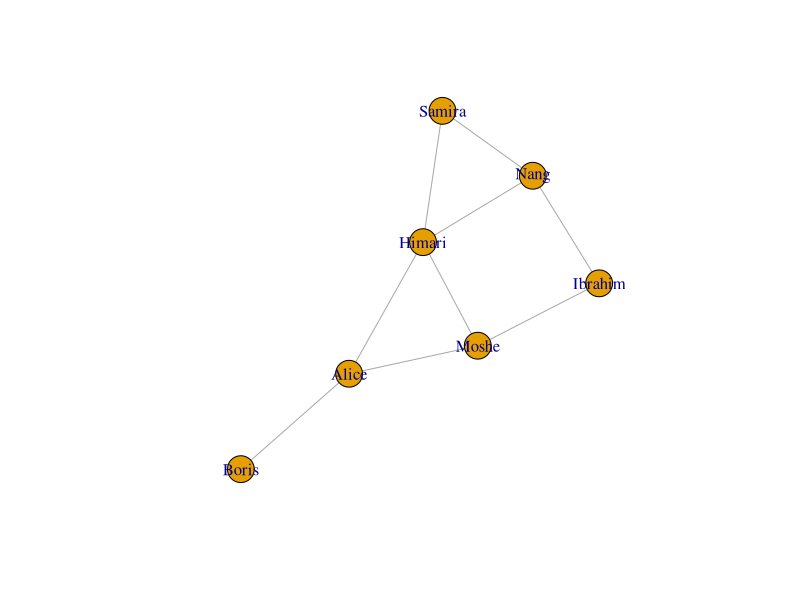
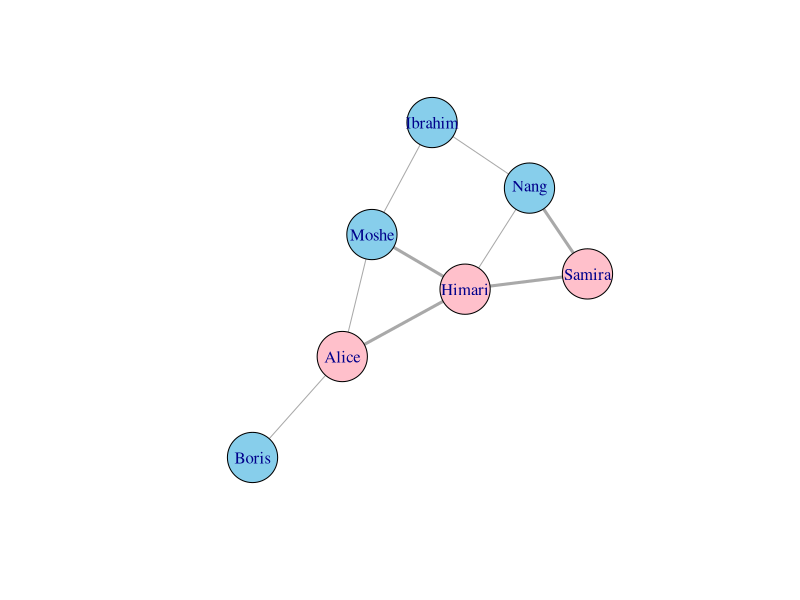
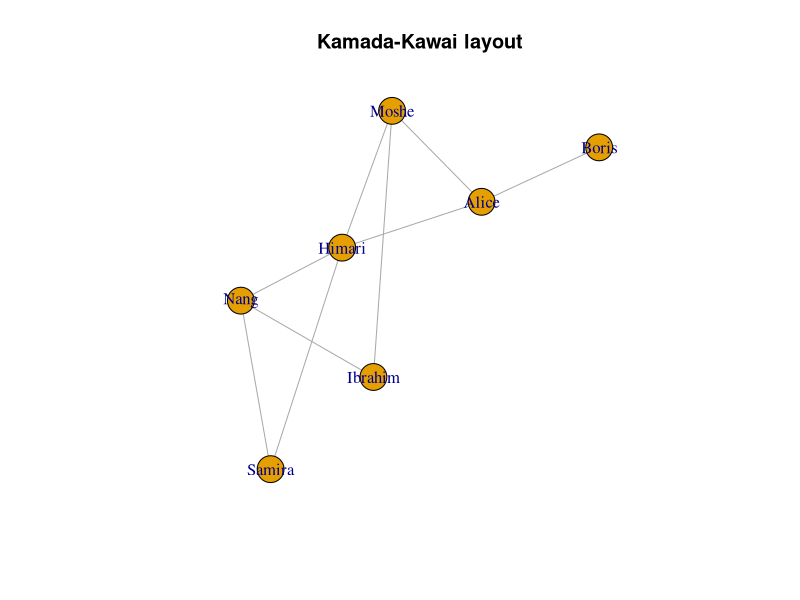
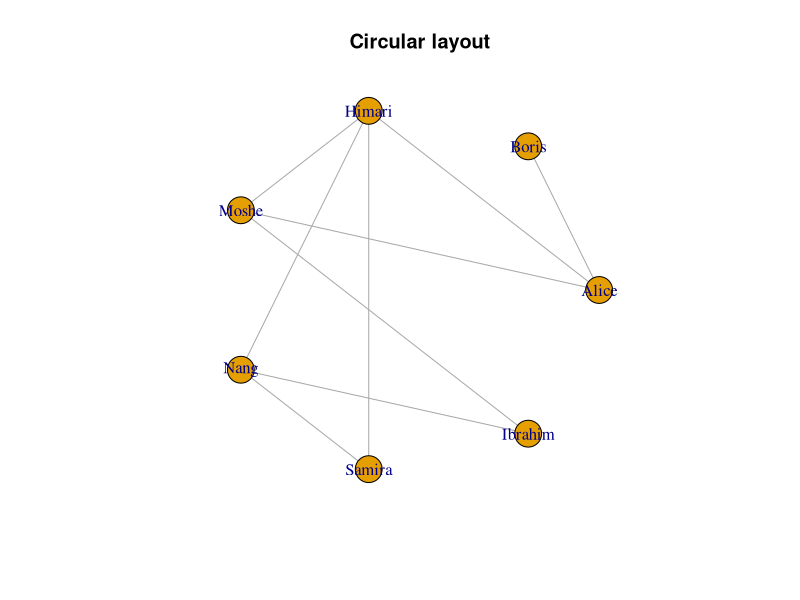
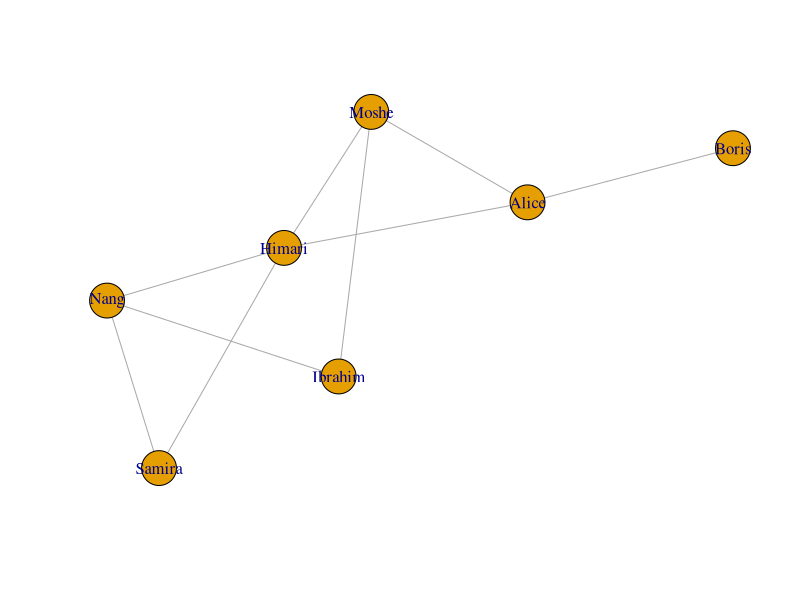
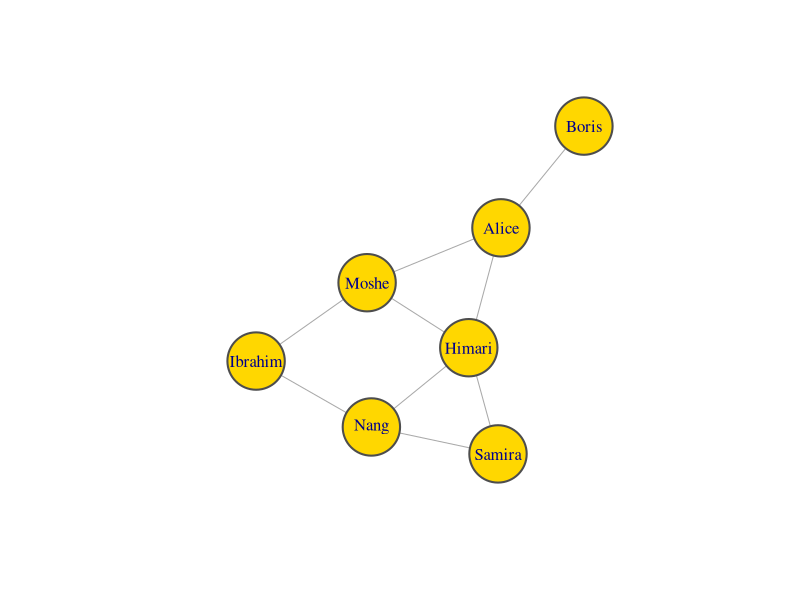
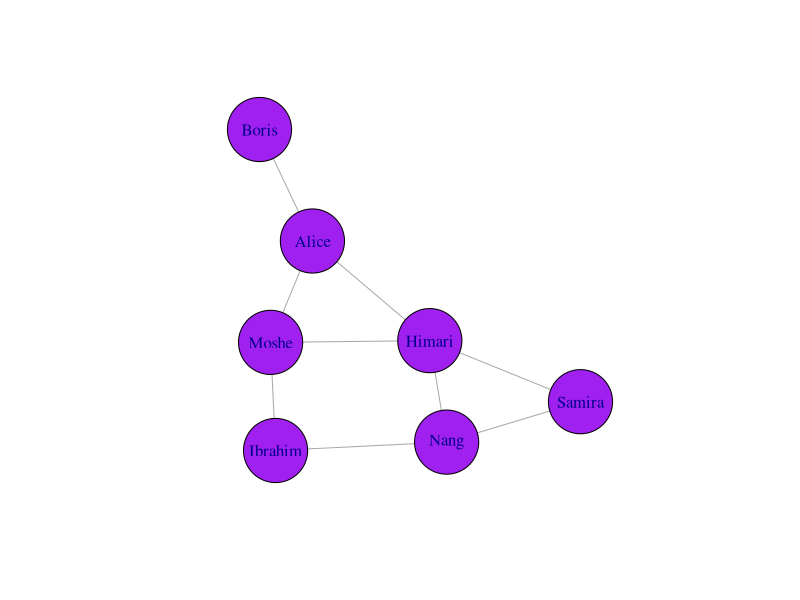
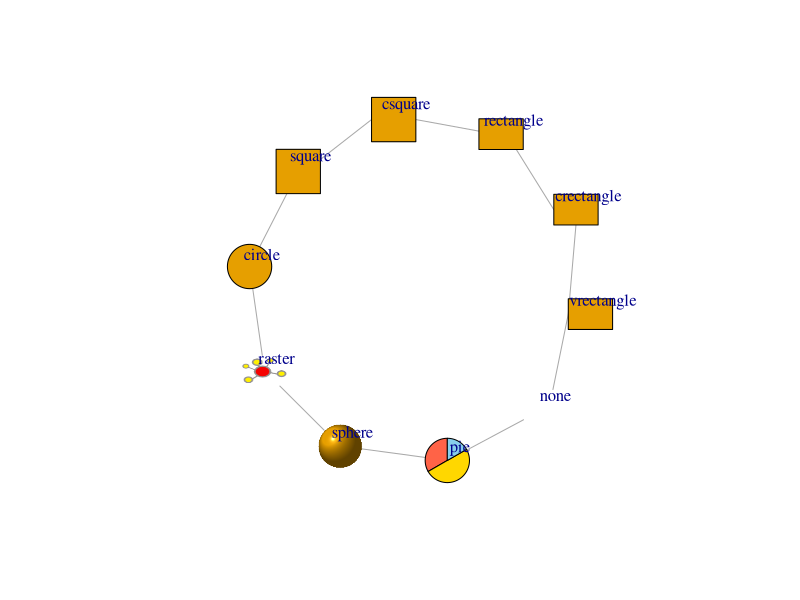

Write the R code that produced these figures, in order. (Note: this script raises an error after producing the figures.)
## ---- chunk 1
knitr::opts_chunk$set(
  collapse = TRUE,
  comment = "#>",
  fig.width = 6,
  fig.height = 6,
  fig.align = "center",
  dev = "png"
)
set.seed(42) # stable force-directed layouts across rebuilds
## ---- chunk 2
library(igraph)
## ---- chunk 3
# A small attributed social network used throughout this article.
g <- make_graph(
  ~ Alice - Boris:Himari:Moshe, Himari - Alice:Nang:Moshe:Samira,
  Ibrahim - Nang:Moshe, Nang - Samira
)
V(g)$gender <- c("f", "m", "f", "m", "m", "f", "m")
E(g)$kind <- rep(c("friend", "colleague"), length.out = ecount(g))
## ---- chunk 4
plot(g)
## ---- chunk 5
plot(
  g,
  vertex.color = ifelse(V(g)$gender == "m", "skyblue", "pink"),
  vertex.size = 30,
  edge.width = ifelse(E(g)$kind == "colleague", 3, 1)
)
## ---- chunk 6
lay <- layout_with_kk(g)
plot(g, layout = lay, main = "Kamada-Kawai layout")
## ---- chunk 7
plot(g, layout = layout_in_circle, main = "Circular layout")
## ---- chunk 8
plot(
  g,
  layout = lay,
  rescale = FALSE,
  xlim = range(lay[, 1]),
  ylim = range(lay[, 2]),
  asp = 1,
  margin = 0.1
)
## ---- chunk 9
plot(
  g,
  vertex.color = "gold",
  vertex.size = 35,
  vertex.frame.color = "grey30",
  vertex.frame.width = 2
)
## ---- chunk 10
plot(g, vertex.color = "purple", vertex.alpha = 0.4, vertex.size = 40)
## ---- chunk 11
shapes()
## ---- chunk 12
shp <- c(
  "circle", "square", "csquare", "rectangle",
  "crectangle", "vrectangle", "none", "pie", "sphere", "raster"
)
ring <- make_ring(length(shp))
plot(
  ring,
  vertex.shape = shp,
  vertex.label = shp,
  vertex.label.dist = 1.4,
  vertex.size = 26,
  vertex.size2 = 18,
  # pie data is only used by the "pie" shape
  vertex.pie = lapply(shp, function(s) if (s == "pie") c(2, 3, 1) else 0),
  vertex.pie.color = list(c("tomato", "gold", "skyblue"))
)
## ---- chunk 13
plot(
  make_star(8),
  vertex.size.scaling = TRUE,
  vertex.relative.size = c(0.02, 0.06)
)
## ---- chunk 14
plot(
  g,
  vertex.size = 30,
  vertex.label.color = "black",
  vertex.label.family = "sans",
  vertex.label.font = 2, # bold
  vertex.label.cex = 1.1,
  vertex.label.dist = 2.2,
  vertex.label.degree = -pi / 2 # place labels above the vertices
)
## ---- chunk 15
plot(
  g,
  vertex.size = 36,
  vertex.label.angle = 30,
  vertex.label.adj = c(0.5, 0.5)
)
## ---- chunk 16
gr <- make_ring(12)
V(gr)$name <- paste0("node-", seq_len(vcount(gr)))
plot(gr, layout = layout_in_circle, vertex.size = 8, vertex.label.repel = TRUE)
## ---- chunk 17
plot(
  g,
  vertex.size = 30,
  vertex.color = "steelblue",
  vertex.label.color = "white",
  vertex.label.halo = "black",
  vertex.label.halo.width = 0.3
)
## ---- chunk 18
dg <- make_graph(~ A -+ B, B -+ C, C -+ A, A -+ D)
plot(
  dg,
  edge.color = "grey40",
  edge.width = 2,
  edge.lty = "dashed",
  edge.arrow.size = 0.8,
  edge.arrow.width = 1.2
)
## ---- chunk 19
multi <- graph_from_edgelist(
  matrix(c(1, 2, 1, 2, 1, 2, 2, 3), ncol = 2, byrow = TRUE)
)
plot(multi, edge.curved = curve_multiple(multi), edge.arrow.size = 0.6)
## ---- chunk 20
tree <- make_tree(7, children = 2)
op <- par(mfrow = c(1, 3), mar = c(1, 1, 2, 1))
plot(tree, layout = layout_as_tree, edge.style = "arc", main = "arc")
plot(tree, layout = layout_as_tree, edge.style = "elbow", main = "elbow")
plot(tree, layout = layout_as_tree, edge.style = "diagonal", main = "diagonal")
par(op)
## ---- chunk 21
ring_d <- make_ring(8, directed = TRUE)
V(ring_d)$color <- rainbow(vcount(ring_d))
plot(
  ring_d,
  layout = layout_in_circle,
  vertex.size = 18,
  edge.gradient = TRUE,
  edge.width = 4,
  edge.arrow.mode = 0
)
## ---- chunk 22
plot(dg, edge.color = "navy", edge.alpha = 0.3, edge.width = 6)
## ---- chunk 23
# the formula interface drops self-loops, so build the edge list directly
loops <- make_graph(c("A", "A", "A", "B", "B", "B"), directed = TRUE)
plot(
  loops,
  layout = matrix(c(-0.5, 0.5, 0, 0), ncol = 2),
  vertex.size = 36,
  edge.loop.angle = pi / 2,
  loop.size = 1.5,
  edge.arrow.size = 0.6,
  margin = 0.25
)
## ---- chunk 24
plot(
  dg,
  edge.label = c("a", "b", "c", "d"),
  edge.label.color = "black",
  edge.label.cex = 1.2,
  edge.label.family = "sans",
  edge.label.halo = "yellow",
  edge.label.halo.width = 0.4,
  edge.arrow.size = 0.6
)
## ---- chunk 25
op <- par(mfrow = c(1, 4), mar = c(0, 1, 2, 1))
pie(rep(1, 8), col = categorical_pal(8), main = "categorical_pal(8)")
pie(rep(1, 9), col = sequential_pal(9), main = "sequential_pal(9)")
pie(rep(1, 9), col = diverging_pal(9), main = "diverging_pal(9)")
pie(rep(1, 8), col = r_pal(8), main = "r_pal(8)")
par(op)
## ---- chunk 26
plot(
  g,
  vertex.color = as.factor(V(g)$gender),
  palette = categorical_pal(8),
  vertex.size = 30
)
## ---- chunk 27
plot(
  g,
  vertex.color = scale_color(V(g)$gender, name = "Gender"),
  vertex.size = 30
)
## ---- chunk 28
plot(
  g,
  vertex.color = scale_color(degree(g), name = "Degree"),
  vertex.size = 30
)
## ---- chunk 29
plot(
  g,
  vertex.size = scale_size(degree(g), range = c(10, 35), name = "Degree"),
  vertex.color = "lightgrey"
)
## ---- chunk 30
plot(
  g,
  vertex.color = scale_color(V(g)$gender, name = "Gender"),
  vertex.size = scale_size(degree(g), range = c(12, 34), name = "Degree"),
  legend = "bottom"
)
## ---- chunk 31
big <- sample_gnp(40, 0.08)
plot(
  big,
  vertex.size = 6,
  vertex.label = label_top(degree(big), n = 5),
  vertex.label.dist = 1,
  vertex.label.color = "black"
)
## ---- chunk 32
plot(
  big,
  vertex.size = 6,
  vertex.label = label_top(degree(big), prop = 0.1, decreasing = FALSE),
  vertex.label.dist = 1,
  vertex.label.color = "black"
)
## ---- chunk 33
plot(
  g,
  vertex.size = 25,
  mark.groups = list(c("Alice", "Himari", "Moshe"), c("Nang", "Samira")),
  mark.col = c("#ffd9d9", "#d9ecff"),
  mark.border = c("tomato", "steelblue"),
  mark.shape = 1 / 2,
  mark.expand = 20,
  mark.lwd = 2
)
## ---- chunk 34
plot(
  g,
  vertex.size = 25,
  main = "Friendship network",
  sub = "an igraph example",
  xlab = "x",
  ylab = "y",
  axes = TRUE,
  frame.plot = TRUE
)
## ---- chunk 35
mytriangle <- function(coords, v = NULL, params) {
  vertex.color <- params("vertex", "color")
  if (length(vertex.color) != 1 && !is.null(v)) {
    vertex.color <- vertex.color[v]
  }
  vertex.size <- params("vertex", "size")
  if (length(vertex.size) != 1 && !is.null(v)) {
    vertex.size <- vertex.size[v]
  }
  # When all vertices share a shape, the plot function is called once for the
  # whole layout (with v = NULL), so recycle scalars to one value per row.
  vertex.size <- rep(vertex.size, length.out = nrow(coords))
  symbols(
    x = coords[, 1], y = coords[, 2], bg = vertex.color,
    stars = cbind(vertex.size, vertex.size, vertex.size),
    add = TRUE, inches = FALSE
  )
}

add_shape("triangle", clip = shapes("circle")$clip, plot = mytriangle)

plot(
  g,
  vertex.shape = "triangle",
  vertex.color = "seagreen",
  vertex.size = 40
)
## ---- chunk 36
add_shape("blank", clip = shape_noclip, plot = shape_noplot)
plot(g, vertex.shape = "blank", vertex.label.dist = 0)
## ---- chunk 37
old <- igraph_options(
  vertex.color = "orange",
  vertex.size = 30,
  edge.color = "grey70"
)
plot(g)
igraph_opt("vertex.color") # read one option back
igraph_options(old) # restore
## ---- chunk 38
svg <- as_svg(g, width = 6, height = 6, tooltips = "gender")
# write to a file ...
tmp <- tempfile(fileext = ".svg")
cat(svg, file = tmp)
substr(svg, 1, 60)
## ---- chunk 39
cat(as_svg(g, width = 6, height = 6, tooltips = "gender", vertex.size = 30))
## ---- chunk 40
sessionInfo()
